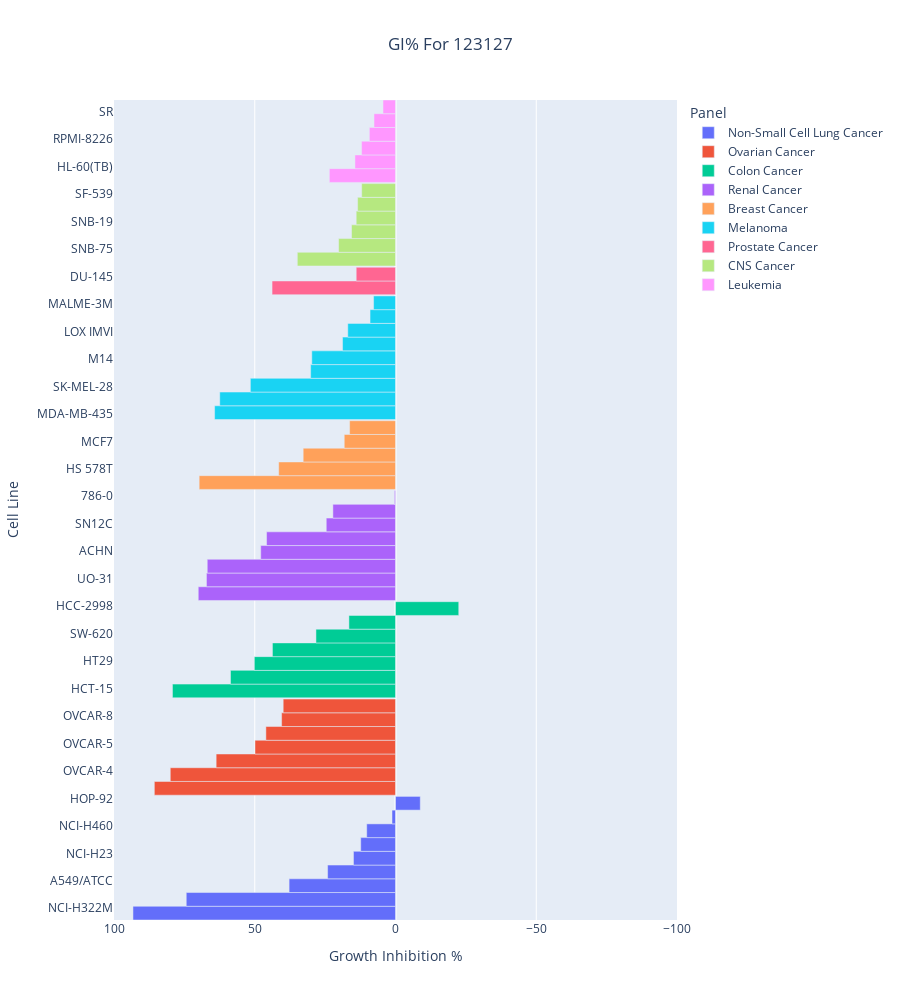

Here is the notebook cell this chart was saved with:
### Markdown cell above
### Use a Horizontal Bar graph to display the data grouped by Panel

### Code cell
bar1 = px.bar(wf_data,
              x="GrowthPercent",
              y="Cell",
              labels={"GrowthPercent":"Growth Inhibition %","Cell":"Cell Line"},
              barmode='group',color='Panel',
              orientation='h',range_x=[100,-100],
              height=1000,
              title="GI% For 123127"
              
             )
#bar1.update_layout(bargroupgap=0,bargap=0)
bar1.update_traces(width=1)
bar1.update_layout(title_x=0.5)
bar1.show()

### Figure 1 — Plotly figure (JSON) as saved in the notebook; plotly's stock layout.template omitted (floating-point values rounded to 4 significant figures)
{"data": [{"alignmentgroup": "True", "hovertemplate": "Panel=Non-Small Cell Lung Cancer<br>Growth Inhibition %=%{x}<br>Cell Line=%{y}<extra></extra>", "legendgroup": "Non-Small Cell Lung Cancer", "marker": {"color": "#636efa", "pattern": {"shape": ""}}, "name": "Non-Small Cell Lung Cancer", "offsetgroup": "Non-Small Cell Lung Cancer", "orientation": "h", "showlegend": true, "textposition": "auto", "type": "bar", "width": 1, "x": [93.26, 74.33, 37.8, 24.12, 14.93, 12.36, 10.23, 1.238, -8.801], "xaxis": "x", "y": ["NCI-H322M", "EKVX", "A549/ATCC", "NCI-H522", "NCI-H23", "HOP-62", "NCI-H460", "NCI-H226", "HOP-92"], "yaxis": "y"}, {"alignmentgroup": "True", "hovertemplate": "Panel=Ovarian Cancer<br>Growth Inhibition %=%{x}<br>Cell Line=%{y}<extra></extra>", "legendgroup": "Ovarian Cancer", "marker": {"color": "#EF553B", "pattern": {"shape": ""}}, "name": "Ovarian Cancer", "offsetgroup": "Ovarian Cancer", "orientation": "h", "showlegend": true, "textposition": "auto", "type": "bar", "width": 1, "x": [85.67, 80.01, 63.71, 49.91, 46.05, 40.46, 39.9], "xaxis": "x", "y": ["NCI/ADR-RES", "OVCAR-4", "OVCAR-3", "OVCAR-5", "IGROV1", "OVCAR-8", "SK-OV-3"], "yaxis": "y"}, {"alignmentgroup": "True", "hovertemplate": "Panel=Colon Cancer<br>Growth Inhibition %=%{x}<br>Cell Line=%{y}<extra></extra>", "legendgroup": "Colon Cancer", "marker": {"color": "#00cc96", "pattern": {"shape": ""}}, "name": "Colon Cancer", "offsetgroup": "Colon Cancer", "orientation": "h", "showlegend": true, "textposition": "auto", "type": "bar", "width": 1, "x": [79.23, 58.62, 50.15, 43.72, 28.26, 16.55, -22.47], "xaxis": "x", "y": ["HCT-15", "KM12", "HT29", "COLO 205", "SW-620", "HCT-116", "HCC-2998"], "yaxis": "y"}, {"alignmentgroup": "True", "hovertemplate": "Panel=Renal Cancer<br>Growth Inhibition %=%{x}<br>Cell Line=%{y}<extra></extra>", "legendgroup": "Renal Cancer", "marker": {"color": "#ab63fa", "pattern": {"shape": ""}}, "name": "Renal Cancer", "offsetgroup": "Renal Cancer", "orientation": "h", "showlegend": true, "textposition": "auto", "type": "bar", "width": 1, "x": [70.07, 67.16, 66.88, 47.88, 45.8, 24.6, 22.24, 0.3852], "xaxis": "x", "y": ["CAKI-1", "UO-31", "TK-10", "ACHN", "RXF 393", "SN12C", "A498", "786-0"], "yaxis": "y"}, {"alignmentgroup": "True", "hovertemplate": "Panel=Breast Cancer<br>Growth Inhibition %=%{x}<br>Cell Line=%{y}<extra></extra>", "legendgroup": "Breast Cancer", "marker": {"color": "#FFA15A", "pattern": {"shape": ""}}, "name": "Breast Cancer", "offsetgroup": "Breast Cancer", "orientation": "h", "showlegend": true, "textposition": "auto", "type": "bar", "width": 1, "x": [69.75, 41.49, 32.8, 18.21, 16.3], "xaxis": "x", "y": ["MDA-MB-231/ATCC", "HS 578T", "BT-549", "MCF7", "T-47D"], "yaxis": "y"}, {"alignmentgroup": "True", "hovertemplate": "Panel=Melanoma<br>Growth Inhibition %=%{x}<br>Cell Line=%{y}<extra></extra>", "legendgroup": "Melanoma", "marker": {"color": "#19d3f3", "pattern": {"shape": ""}}, "name": "Melanoma", "offsetgroup": "Melanoma", "orientation": "h", "showlegend": true, "textposition": "auto", "type": "bar", "width": 1, "x": [64.26, 62.43, 51.55, 30.14, 29.73, 18.81, 16.95, 9.043, 7.788], "xaxis": "x", "y": ["MDA-MB-435", "SK-MEL-2", "SK-MEL-28", "UACC-257", "M14", "UACC-62", "LOX IMVI", "SK-MEL-5", "MALME-3M"], "yaxis": "y"}, {"alignmentgroup": "True", "hovertemplate": "Panel=Prostate Cancer<br>Growth Inhibition %=%{x}<br>Cell Line=%{y}<extra></extra>", "legendgroup": "Prostate Cancer", "marker": {"color": "#FF6692", "pattern": {"shape": ""}}, "name": "Prostate Cancer", "offsetgroup": "Prostate Cancer", "orientation": "h", "showlegend": true, "textposition": "auto", "type": "bar", "width": 1, "x": [43.85, 13.96], "xaxis": "x", "y": ["PC-3", "DU-145"], "yaxis": "y"}, {"alignmentgroup": "True", "hovertemplate": "Panel=CNS Cancer<br>Growth Inhibition %=%{x}<br>Cell Line=%{y}<extra></extra>", "legendgroup": "CNS Cancer", "marker": {"color": "#B6E880", "pattern": {"shape": ""}}, "name": "CNS Cancer", "offsetgroup": "CNS Cancer", "orientation": "h", "showlegend": true, "textposition": "auto", "type": "bar", "width": 1, "x": [34.88, 20.22, 15.62, 13.96, 13.46, 12.01], "xaxis": "x", "y": ["SF-268", "SNB-75", "U251", "SNB-19", "SF-295", "SF-539"], "yaxis": "y"}, {"alignmentgroup": "True", "hovertemplate": "Panel=Leukemia<br>Growth Inhibition %=%{x}<br>Cell Line=%{y}<extra></extra>", "legendgroup": "Leukemia", "marker": {"color": "#FF97FF", "pattern": {"shape": ""}}, "name": "Leukemia", "offsetgroup": "Leukemia", "orientation": "h", "showlegend": true, "textposition": "auto", "type": "bar", "width": 1, "x": [23.5, 14.4, 12.05, 9.291, 7.636, 4.437], "xaxis": "x", "y": ["K-562", "HL-60(TB)", "MOLT-4", "RPMI-8226", "CCRF-CEM", "SR"], "yaxis": "y"}], "layout": {"barmode": "group", "height": 1000, "legend": {"title": {"text": "Panel"}, "tracegroupgap": 0}, "title": {"text": "GI% For 123127", "x": 0.5}, "xaxis": {"anchor": "y", "domain": [0, 1], "range": [100, -100], "title": {"text": "Growth Inhibition %"}}, "yaxis": {"anchor": "x", "domain": [0, 1], "title": {"text": "Cell Line"}}}}
